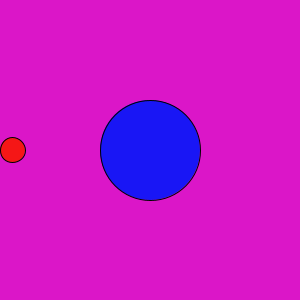
Frame 1 (no input)
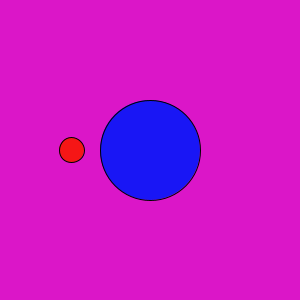
Frame 60 (the mouse pressed at the canvas centre just before this capture)
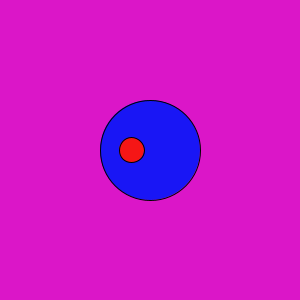
Frame 120 (the mouse held since frame 60 and released just before this capture)

The Processing sketch that drew these frames (run headless with seeded random() and noise(); from frame 60 on, the mouse is pressed at the canvas centre):

// Processing sketch: sketch_171003b
// ── sketch_171003b.pde
// Moving a ball instead of a line

float x = 12.5;
int d = 1; //Direction

void setup() {
  size(300, 300);
  frameRate(30);
}

void draw() {
  background(#DB16C8);
  fill(#1916F5);
    if (x < width/2) {
    ellipse(width/2, height/2, 100, 100);
  } else {
    rectMode(CENTER);
    rect(width/2, height/2, 100, 100);
  }
  fill(#F51616);
  ellipse(x, height/2, 25, 25);
  x =  x+d;
  //Method 1
  /*  if (x > width) {
   d = d*-1;
   }
   if (x < 0) {
   d = d*-1;
   }
   */

  //Method 2
  if ((x>width-12.5) || (x<12.5)) {
    d = d*-1;
  }

  println("x=", x, "  d=", d);
}
